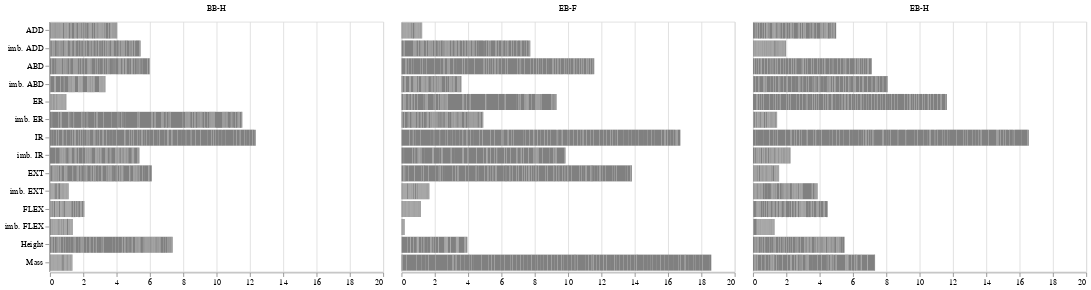

Notebook cell for this chart:
### Code cell
alt.Chart(shap_df_abs.melt(id_vars="target")).mark_bar(color="grey").encode(
    alt.X("value", title=None),
    alt.Y(
        "variable",
        title=None,
        scale=alt.Scale(domain=shap_df_abs.drop("target", axis=1).columns.tolist()),
    ),
    alt.Column("target", title=None),
)

### Figure 1 — Vega-Lite specification as saved in the notebook (floating-point values rounded to 4 significant figures; data arrays with more than 128 entries replaced by an {"elided": "..."} marker saying what was removed)
{"$schema": "https://vega.github.io/schema/vega-lite/v2.6.0.json", "config": {"view": {"height": 300, "width": 400}}, "data": {"name": "data-8b4d77ca7c613db5c2156b298c000d0a"}, "datasets": {"data-8b4d77ca7c613db5c2156b298c000d0a": {"elided": "3822 records"}}, "encoding": {"column": {"field": "target", "title": null, "type": "nominal"}, "x": {"field": "value", "title": null, "type": "quantitative"}, "y": {"field": "variable", "scale": {"domain": ["ADD", "imb. ADD", "ABD", "imb. ABD", "ER", "imb. ER", "IR", "imb. IR", "EXT", "imb. EXT", "FLEX", "imb. FLEX", "Height", "Mass"]}, "title": null, "type": "nominal"}}, "mark": {"color": "grey", "type": "bar"}}
